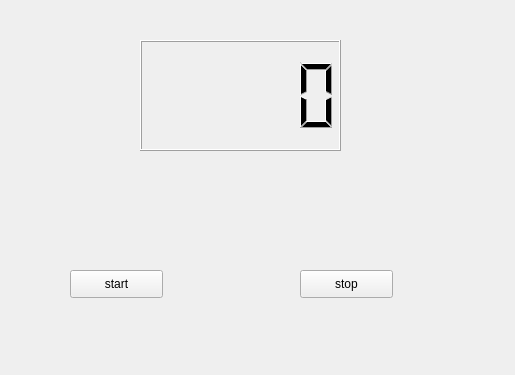
<?xml version="1.0" encoding="UTF-8"?>
<ui version="4.0">
 <class>MyWidget</class>
 <widget class="QWidget" name="MyWidget">
  <property name="geometry">
   <rect>
    <x>0</x>
    <y>0</y>
    <width>515</width>
    <height>375</height>
   </rect>
  </property>
  <property name="windowTitle">
   <string>MyWidget</string>
  </property>
  <widget class="QLCDNumber" name="lcdNumber">
   <property name="geometry">
    <rect>
     <x>140</x>
     <y>40</y>
     <width>201</width>
     <height>111</height>
    </rect>
   </property>
  </widget>
  <widget class="QPushButton" name="ButtonStart">
   <property name="geometry">
    <rect>
     <x>70</x>
     <y>270</y>
     <width>93</width>
     <height>28</height>
    </rect>
   </property>
   <property name="text">
    <string>start</string>
   </property>
  </widget>
  <widget class="QPushButton" name="ButtonStop">
   <property name="geometry">
    <rect>
     <x>300</x>
     <y>270</y>
     <width>93</width>
     <height>28</height>
    </rect>
   </property>
   <property name="text">
    <string>stop</string>
   </property>
  </widget>
 </widget>
 <layoutdefault spacing="6" margin="11"/>
 <resources/>
 <connections/>
</ui>
